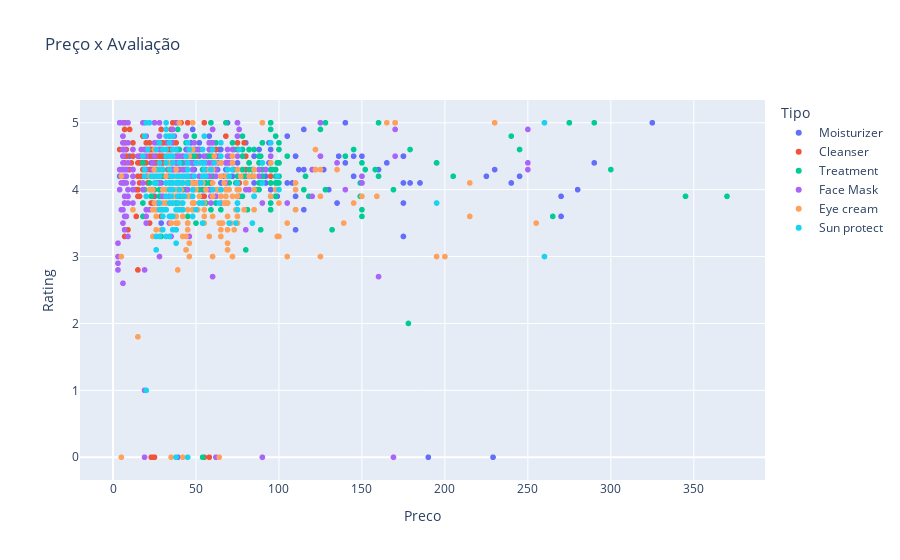

The notebook cell saved with this chart:
### Code cell
px.scatter(
    df,
    x="Preco",
    y="Rating",
    title="Preço x Avaliação",
    color="Tipo",
    hover_data=["Marca", "Nome"],
)

### Figure 1 — Plotly figure (JSON) as saved in the notebook; plotly's stock layout.template omitted (floating-point values rounded to 4 significant figures; data arrays with more than 128 entries replaced by an {"elided": "..."} marker saying what was removed)
{"data": [{"customdata": {"elided": "298x2 str values"}, "hovertemplate": "Tipo=Moisturizer<br>Preco=%{x}<br>Rating=%{y}<br>Marca=%{customdata[0]}<br>Nome=%{customdata[1]}<extra></extra>", "legendgroup": "Moisturizer", "marker": {"color": "#636efa", "symbol": "circle"}, "mode": "markers", "name": "Moisturizer", "showlegend": true, "type": "scattergl", "x": {"elided": "298 int values"}, "xaxis": "x", "y": {"elided": "298 float values"}, "yaxis": "y"}, {"customdata": {"elided": "281x2 str values"}, "hovertemplate": "Tipo=Cleanser<br>Preco=%{x}<br>Rating=%{y}<br>Marca=%{customdata[0]}<br>Nome=%{customdata[1]}<extra></extra>", "legendgroup": "Cleanser", "marker": {"color": "#EF553B", "symbol": "circle"}, "mode": "markers", "name": "Cleanser", "showlegend": true, "type": "scattergl", "x": {"elided": "281 int values"}, "xaxis": "x", "y": {"elided": "281 float values"}, "yaxis": "y"}, {"customdata": {"elided": "248x2 str values"}, "hovertemplate": "Tipo=Treatment<br>Preco=%{x}<br>Rating=%{y}<br>Marca=%{customdata[0]}<br>Nome=%{customdata[1]}<extra></extra>", "legendgroup": "Treatment", "marker": {"color": "#00cc96", "symbol": "circle"}, "mode": "markers", "name": "Treatment", "showlegend": true, "type": "scattergl", "x": {"elided": "248 int values"}, "xaxis": "x", "y": {"elided": "248 float values"}, "yaxis": "y"}, {"customdata": {"elided": "266x2 str values"}, "hovertemplate": "Tipo=Face Mask<br>Preco=%{x}<br>Rating=%{y}<br>Marca=%{customdata[0]}<br>Nome=%{customdata[1]}<extra></extra>", "legendgroup": "Face Mask", "marker": {"color": "#ab63fa", "symbol": "circle"}, "mode": "markers", "name": "Face Mask", "showlegend": true, "type": "scattergl", "x": {"elided": "266 int values"}, "xaxis": "x", "y": {"elided": "266 float values"}, "yaxis": "y"}, {"customdata": {"elided": "209x2 str values"}, "hovertemplate": "Tipo=Eye cream<br>Preco=%{x}<br>Rating=%{y}<br>Marca=%{customdata[0]}<br>Nome=%{customdata[1]}<extra></extra>", "legendgroup": "Eye cream", "marker": {"color": "#FFA15A", "symbol": "circle"}, "mode": "markers", "name": "Eye cream", "showlegend": true, "type": "scattergl", "x": {"elided": "209 int values"}, "xaxis": "x", "y": {"elided": "209 float values"}, "yaxis": "y"}, {"customdata": {"elided": "170x2 str values"}, "hovertemplate": "Tipo=Sun protect<br>Preco=%{x}<br>Rating=%{y}<br>Marca=%{customdata[0]}<br>Nome=%{customdata[1]}<extra></extra>", "legendgroup": "Sun protect", "marker": {"color": "#19d3f3", "symbol": "circle"}, "mode": "markers", "name": "Sun protect", "showlegend": true, "type": "scattergl", "x": {"elided": "170 int values"}, "xaxis": "x", "y": {"elided": "170 float values"}, "yaxis": "y"}], "layout": {"legend": {"title": {"text": "Tipo"}, "tracegroupgap": 0}, "title": {"text": "Preço x Avaliação"}, "xaxis": {"anchor": "y", "domain": [0, 1], "title": {"text": "Preco"}}, "yaxis": {"anchor": "x", "domain": [0, 1], "title": {"text": "Rating"}}}}
